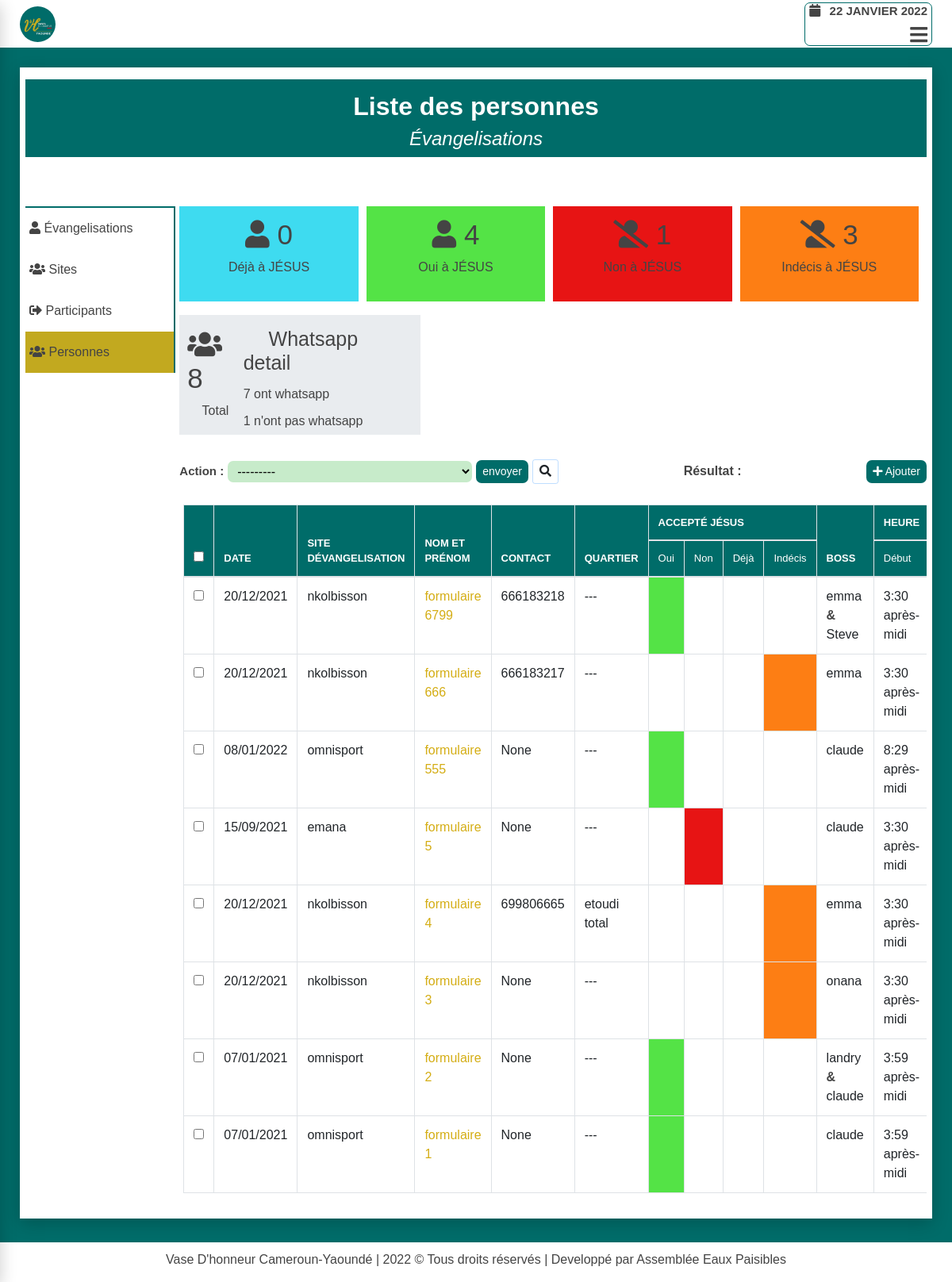
Screenshot of /evangelisation/operations/personnes/ with the database file from the repository.
### evangelisation/models.py (models this page shows, shortened)
class Person(models.Model):
    ACCEPTE_JESUS = (
        ('oui', 'Oui'),
        ('non', 'Non'),
        ('ras', 'Indécis'),
        ('déjà', 'Déjà')
    )
    SEXE = (
        ('masculin', 'Masculin'),
        ('féminin', 'Féminin')
    )
    WHATSAPP = (
        ('oui', 'Oui'),
        ('non', 'Non'),
    )
    author = models.ForeignKey(User, related_name='auth_personnes',
                                            on_delete=models.SET_NULL,
                                            blank=True,
                                            null=True,
                                            verbose_name="Enrgistré par ")
    evangelisation = models.ForeignKey(Evangelisation, related_name='personnes',
                                            on_delete=models.DO_NOTHING,
                                            blank=True,
                                            null=False,
                                            verbose_name="Moment d'évangelisation")
    date = models.DateField(auto_now_add=True)
    nom_et_prenom = models.CharField(max_length=200,
        verbose_name='Nom et Prénom',
        unique=True,
        null=False,
        help_text="ce champ doit avoir au moins trois caractères",
        error_messages={'unique':"Une personne avec ce nom existe déjà"})
    contacts = models.PositiveIntegerField(
                verbose_name="Numéro de téléphone",
                blank=True,
                null=True,
                default= "---",
                unique=True,
                help_text="Le numéro de téléphone doit avoir 09 chiffres",
                error_messages={'unique':"Le numéro de télephone existe déjà"}
        )
    quartier_d_habitation = models.CharField(
        max_length=200,
        verbose_name="Quartier d'habitation",
        help_text="ce champ doit avoir au moins trois caractères",
        blank=True,
        null=True,
        default="---"
    )
    accepte_jesus = models.CharField(choices=ACCEPTE_JESUS, max_length=15, verbose_name='Accepté JÉSUS')
    sexe = models.CharField(choices=SEXE, max_length=15, verbose_name='Sexe')
    whatsapp = models.CharField(choices=WHATSAPP, max_length=15, verbose_name='Whatsapp', blank=True,  null=True)
    boss = models.ManyToManyField(Participant, related_name='personnes',
                        verbose_name="Qui l'ont évangelisé ?",
                        help_text="selectionner les personnes ayant évangelisés cette personne", blank=True)
    sujets_de_priere = models.TextField(verbose_name="Prière et observation", null=True, blank=True, help_text="ce champ est optionnel")
    temoignages = models.TextField(verbose_name="Témoignage", null=True, blank=True, help_text="ce champ est optionnel")
    created = models.DateTimeField(auto_now_add=True, verbose_name='créer à')
    updated = models.DateTimeField(auto_now=True, verbose_name='mis à jour à')
    class Meta:
        verbose_name = "Personne évangélisé"
        ordering = ('-nom_et_prenom',)

class Evangelisation(models.Model):
    status = (
        ('oui', 'Oui'),
        ('non', 'Non')
    )
    day = models.DateField(verbose_name="Jour d'évangélisation",
            default=timezone.now, unique=True,
            error_messages={'unique':"ce moment d'évangelisation existe déjà"})
    heure_de_debut = models.TimeField(default=timezone.now, verbose_name="Heure de début")
    heure_de_fin = models.TimeField(default=timezone.now, verbose_name="Heure de fin")
    site = models.ForeignKey(Site, related_name="evangelisations", verbose_name="Lieu d'évangelisation",
                            on_delete=models.SET_NULL, blank=True,  null=True)
    author = models.ForeignKey(User, related_name='evangs', on_delete=models.SET_NULL,
                                blank=True, null=True, verbose_name="créer par ")
    boss = models.ManyToManyField(Participant, related_name='participations',
                                blank=True, verbose_name="Qui sont présents ?")
    observation = models.TextField(verbose_name="Observations", null=True, blank=True)
    def dure(self):
        rest = None
        debut_minites = self.heure_de_debut.hour*60 + self.heure_de_debut.minute
        fin_minites = self.heure_de_fin.hour*60 + self.heure_de_fin.minute
        if debut_minites<=fin_minites:
            heure = (fin_minites - debut_minites)//60
            mini = (fin_minites - debut_minites)%60
            if 0<=heure<=9:
                if 0<=mini<=9:
                    rest = f"0{int(heure)}:0{mini}"
                else:
                    rest = f"0{int(heure)}:{mini}"
            else:
                if 0<=mini<=9:
                    rest = f"{int(heure)}:0{mini}"
                rest = f"{heure}:{mini}"
        else:
            return f"calcule impossible"
        return rest

class Site(models.Model):
    status = (
        ('oui', 'Oui'),
        ('non', 'Non')
    )
    nom_site_evangelisation = models.CharField(max_length=200,
                        verbose_name="site d'évangélisation",
                        help_text="le nom du site doit avoir au moins 03 caractères",
                        unique=True,
                        error_messages={'unique':"Un site avec ce nom existe déjà"})
    description = models.TextField(null=True, blank=True, verbose_name="Description", help_text="ajouter une description du site")
    image = models.ImageField(upload_to='images/site/%Y/%m/%d/', null=True, blank=True, help_text="ajouter une image")
    author = models.ForeignKey(User, related_name='sites',
                                on_delete=models.SET_NULL,
                                null=True,
                                verbose_name="ajouter par ")
    created = models.DateTimeField(auto_now_add=True)
    updated = models.DateTimeField(auto_now=True)
    class Meta:
        verbose_name = "Site d'évangélisation"
    def __str__(self):
        return self.nom_site_evangelisation

class Participant(models.Model):
    SEXE = (
        ('masculin', 'Masculin'),
        ('féminin', 'Féminin')
    )
    nom_et_prenom = models.CharField(max_length=200, unique=True, error_messages={'unique':"Un participant avec ce nom et\ou prénom existe déjà"})
    sexe = models.CharField(choices=SEXE, max_length=15, verbose_name='Sexe')
    author = models.ForeignKey(User, related_name='participants',
                                on_delete=models.SET_NULL,
                                blank=True,
                                null=True,
                                verbose_name="créer par ")
    created = models.DateTimeField(auto_now_add=True)
    updated = models.DateTimeField(auto_now=True)

### evangelisation/views.py (the view)
def evangelisation_app_operations(request, type_opera):
    return get_liste_models_and_template(request, type_opera)

### evangelisation/templates/pages/liste.html (shortened to what this page needs)
{% extends 'base.html' %}
{% block hamburger %}
<div class="menu-btn">
    <i class="fas fa-bars"></i>
</div>
{% endblock hamburger %}
{% block content %}
<div class="wrapper-head-liste">
    <div class="head-liste">
        <h2>Liste des {{type_opera}}</h2>
        <h4>Évangelisations</h4>
    </div>
</div>
<div class="wrapper-liste">
    <div class="row">
        <div class="col-md-2">
            {% include 'partials/operation-side-bar-link.html' %}
        </div>
        <div class="col-md-10">
            <div class="liste">
                {% if type_opera == "personnes" %}
                    <div class="row">
                        <div class="col-md-6 col-xl-3 col-lg-3 col-sm-6">
                            <div class="wrapper-evang-infos">
                                <div class="deja">
                                    <h2><i class="fa fa-user"></i> {{pers_deja|length}}</h2>
                                    <p>Déjà à JÉSUS</p>
                                </div>
                            </div>
                        </div>
                        <div class="col-md-6 col-xl-3 col-lg-3 col-sm-6" >
                            <div class="wrapper-evang-infos">
                                <div class="oui">
                                    <h2><i class="fa fa-user"></i> {{pers_oui|length}}</h2>
                                    <p>Oui à JÉSUS</p>
                                </div>
                            </div>
                        </div>
                        <div class="col-md-6 col-xl-3 col-lg-3 col-sm-6" >
                            <div class="wrapper-evang-infos">
                                <div class="non">
                                    <h2><i class="fa fa-user-slash"></i> {{pers_non|length}}</h2>
                                    <p>Non à JÉSUS</p>
                                </div>
                            </div>
                        </div>
                        <div class="col-md-6 col-xl-3 col-lg-3 col-sm-6">
                            <div class="wrapper-evang-infos">
                                <div class="indecis">
                                    <h2><i class="fa fa-user-slash"></i> {{pers_ras|length}}</h2>
                                    <p>Indécis à JÉSUS</p>
                                </div>
                            </div>
                        </div>
                        <div class="col-md-12 col-xl-4 col-lg-4">
                            <div class="wrapper-evang-infos">
                                <div class="wrapper-whatsapp">
                                    <div class="total-pers">
                                        <h2><i class="fa fa-users"></i> {{models|length}}</h2>
                                        <p>Total</p>
                                    </div>
                                    <div class="whatsapp">
                                        <h2><i class="fa fa-whatsapp"></i> Whatsapp detail</h2>
                                        <div class="oui-whatsapp">
                                            <p>{{pers_whatsapp_oui|length}} ont whatsapp</p>
                                        </div>
                                        <div class="non-whatsapp">
                                            <p>{{pers_whatsapp_non|length}} n'ont pas whatsapp</p>
                                        </div>
                                    </div>
                                </div>
                            </div>
                        </div>
                    </div>
                {% endif %}
                <form id="form-suppresion-liste"
                    action="{% url 'evangelisation:evangelisation_app_operations_models_supprimer' type_opera %}"
                    method="post" class="form-group marg-top">
                    <div class="form-inline form">
                        <div class="form-field form-inline">
                            <label for="suppression">Action : </label>
                            <select name="objects" id="suppression">
                                <option value="---------">
                                    ---------
                                </option>
                            </select>
                            <button type="submit" class="btn btn-success btn-sm" id="btn-liste-delete">envoyer</button>
                            <button type="button"
                            class="btn btn-default btn-sm"
                            id="btn-search">
                                <i class="fas fa-search"></i>
                            </button>
                        </div>
                        <div class="counter-selected">
                            <b>Résultat : </b> <b id="selection" style="color:red;"></b>
                        </div>
                        <div class="wrapper-btn-add">
                            <a class="btn btn-success btn-sm btn-media-query"
                                href="{% url 'evangelisation:evangelisation_app_form_nbre' type_opera %}">
                                <i class="fas fa-plus"></i>
                                Ajouter
                        </a>
                        </div>
                    </div>
                    <div class="results" id="results">
                        {% if type_opera == "participants" %}
                            {% include 'pages/participant/liste_participant.html' %}
                        {% elif type_opera == "sites" %}
                            {% include 'pages/site/liste_site.html' %}
                        {% elif type_opera == "personnes" %}
                            {% include 'pages/personne/liste_personne.html' %}
                        {% elif type_opera == "évangelisations" %}
                            {% include 'pages/evangelisation/liste_evangelisation.html' %}
                        {% endif %}
                    </div>
                </form>
            </div>
        </div>
    </div>
</div>
{% endblock content %}

### evangelisation/templates/pages/personne/table_personne.html (shortened to what this page needs)
{% for pers in models %}
    <tr>
        <td scope="row" class="action-checkbox">
            <input type="checkbox" name="selected_action"
                value="{{ pers.id }} " class="action-select">
        </td>
        <td>{{ pers.evangelisation.day|date:"d/m/Y" }}</td>
        <td>{{ pers.evangelisation.site }}</td>
        <td>
            <a style="color: #d4ad14;" href="{% url 'evangelisation:evangelisation_app_operations_modifier' 'personnes' pers.id  %}">
                {{ pers.nom_et_prenom }}
            </a>
        </td>
        <td>{{ pers.contacts }}</td>
        <td>{{ pers.quartier_d_habitation }}</td>
        {% if pers.accepte_jesus == 'oui' %}
            <td style="background-color: #54E346;"></td>
            <td></td>
            <td></td>
            <td></td>
        {% elif pers.accepte_jesus == 'non' %}
            <td></td>
            <td style="background-color: #E71414;"></td>
            <td></td>
            <td></td>
        {% elif pers.accepte_jesus == 'déjà' %}
            <td></td>
            <td></td>
            <td style="background-color: #3EDBF0;"></td>
            <td></td>
        {% elif pers.accepte_jesus == 'ras' %}
            <td></td>
            <td></td>
            <td></td>
            <td style="background-color: #fd7e14;"></td>
        {% endif %}
        <td>
            {% for boss in pers.boss.all %}
            {{ boss.nom_et_prenom }}
            {% ifnotequal forloop.last True  %}
            <b> & </b>
            {% endifnotequal %}
            {% endfor %}
        </td>
        <td>{{ pers.evangelisation.heure_de_debut }}</td>
    </tr>
{% endfor %}

### rows the page displays
Person: evangelisation.day "20/12/2021", evangelisation.site "nkolbisson", nom_et_prenom "formulaire 6799", contacts "666183218", quartier_d_habitation "---", accepte_jesus "oui" (drawn), evangelisation.heure_de_debut "3:30 après-midi"
Participant: nom_et_prenom "emma"
Participant: nom_et_prenom "Steve"
Person: evangelisation.day "20/12/2021", evangelisation.site "nkolbisson", nom_et_prenom "formulaire 666", contacts "666183217", quartier_d_habitation "---", accepte_jesus "ras" (drawn), evangelisation.heure_de_debut "3:30 après-midi"
Person: evangelisation.day "08/01/2022", evangelisation.site "omnisport", nom_et_prenom "formulaire 555", contacts "None", quartier_d_habitation "---", accepte_jesus "oui" (drawn), evangelisation.heure_de_debut "8:29 après-midi"
Participant: nom_et_prenom "claude"
Person: evangelisation.day "15/09/2021", evangelisation.site "emana", nom_et_prenom "formulaire 5", contacts "None", quartier_d_habitation "---", accepte_jesus "non" (drawn), evangelisation.heure_de_debut "3:30 après-midi"
Person: evangelisation.day "20/12/2021", evangelisation.site "nkolbisson", nom_et_prenom "formulaire 4", contacts "699806665", quartier_d_habitation "etoudi total", accepte_jesus "ras" (drawn), evangelisation.heure_de_debut "3:30 après-midi"
Person: evangelisation.day "20/12/2021", evangelisation.site "nkolbisson", nom_et_prenom "formulaire 3", contacts "None", quartier_d_habitation "---", accepte_jesus "ras" (drawn), evangelisation.heure_de_debut "3:30 après-midi"
Participant: nom_et_prenom "onana"
Person: evangelisation.day "07/01/2021", evangelisation.site "omnisport", nom_et_prenom "formulaire 2", contacts "None", quartier_d_habitation "---", accepte_jesus "oui" (drawn), evangelisation.heure_de_debut "3:59 après-midi"
Participant: nom_et_prenom "landry"
Person: evangelisation.day "07/01/2021", evangelisation.site "omnisport", nom_et_prenom "formulaire 1", contacts "None", quartier_d_habitation "---", accepte_jesus "oui" (drawn), evangelisation.heure_de_debut "3:59 après-midi"

### other values shown
{{ type_opera }} "personnes"
{{ pers_deja|length }} "0"
{{ pers_oui|length }} "4"
{{ pers_ras|length }} "3"
{{ models|length }} "8"
{{ pers_whatsapp_oui|length }} "7"
{{ pers_whatsapp_non|length }} "1"
